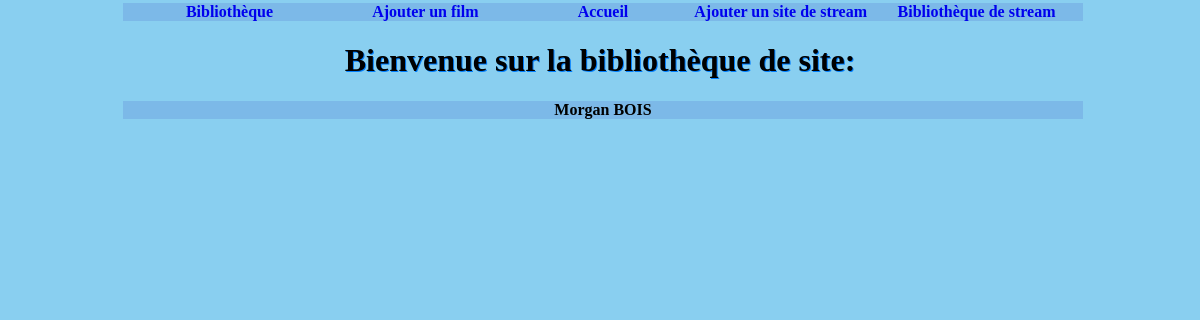
/stream/indexsite/, run on an earlier commit of the app's database.
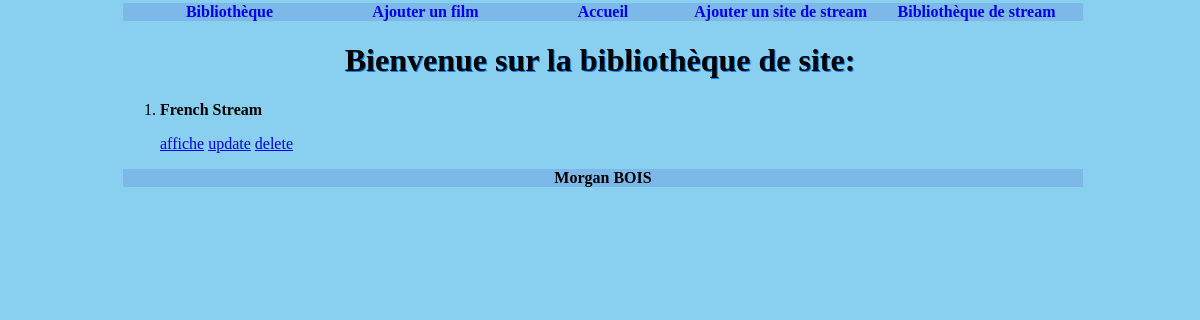
And on a later commit of the database.
### film/models.py (models this page shows, shortened)
class Site(models.Model):
        titre = models.CharField(max_length=100)
        url = models.CharField(max_length=100)
        resume = models.TextField(null=True, blank=True)

### film/views.py (the view)
# urls.py: path("indexsite/",views.indexsite),
def indexsite(request):
    liste = list(models.Site.objects.all())
    return render(request, "film/indexsite.html", {"liste": liste})

### film/templates/film/indexsite.html (shortened to what this page needs)
{% extends 'film/main.html' %}
{% block content %}
<body>
<h1> Bienvenue sur la bibliothèque de site: </h1>
<ol>
    {% for l in liste %}
    <li> <p class="ti">{{l.titre}}</p>
            <a href="/stream/affichesite/{{l.id}}/">affiche</a>
            <a href="/stream/updatesite/{{l.id}}/">update</a>
            <a href="/stream/deletesite/{{l.id}}/">delete</a>
        </li>
    {% endfor %}
</ol>
</body>
</html>
{% endblock %}

What changed in the data, as far as the page shows it:
added Site: titre "French Stream"
